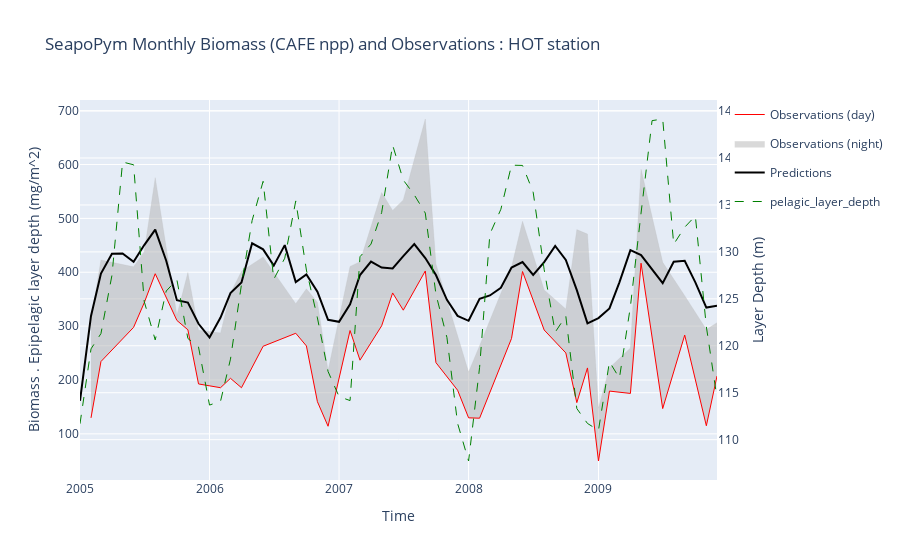

Notebook cell for this chart:
### Code cell
fig = go.Figure(
    layout={
        "title": "SeapoPym Monthly Biomass during night (CAFE npp) and Observations : HOT station + all param. optimization",
        "xaxis": {"title": "Time"},
        "yaxis": {"title": "Biomass . Epipelagic layer depth (mg/m^2)"},
    }
)


fig.add_trace(
    go.Scatter(
        x=monthly_obs_day.index,
        y=monthly_obs_day,
        fill=None,
        mode="lines",
        line={"color": "red", "width": 1},
        name="Observations (day)",
    )
)

fig.add_trace(
    go.Scatter(
        x=monthly_obs_night.index,
        y=monthly_obs_night,
        fill="tonexty",
        mode="lines",
        line={"color": "rgba(180, 180, 180, 0.2)", "width": 1},
        name="Observations (night)",
    )
)
fig.add_trace(
    go.Scatter(
        x=monthly_pred.index,
        y=monthly_pred,
        fill=None,
        mode="lines",
        line={"color": "black"},
        name="Predictions",
    )
)
fig.add_trace(px.line(monthly_layer).data[0])
fig.update_traces(
    yaxis="y2",
    selector={"name": "pelagic_layer_depth"},
    line={"color": "green", "width": 1, "dash": "dash"},
)
fig.update_layout(yaxis2={"title": "Layer Depth (m)", "overlaying": "y", "side": "right"})

fig.show()
